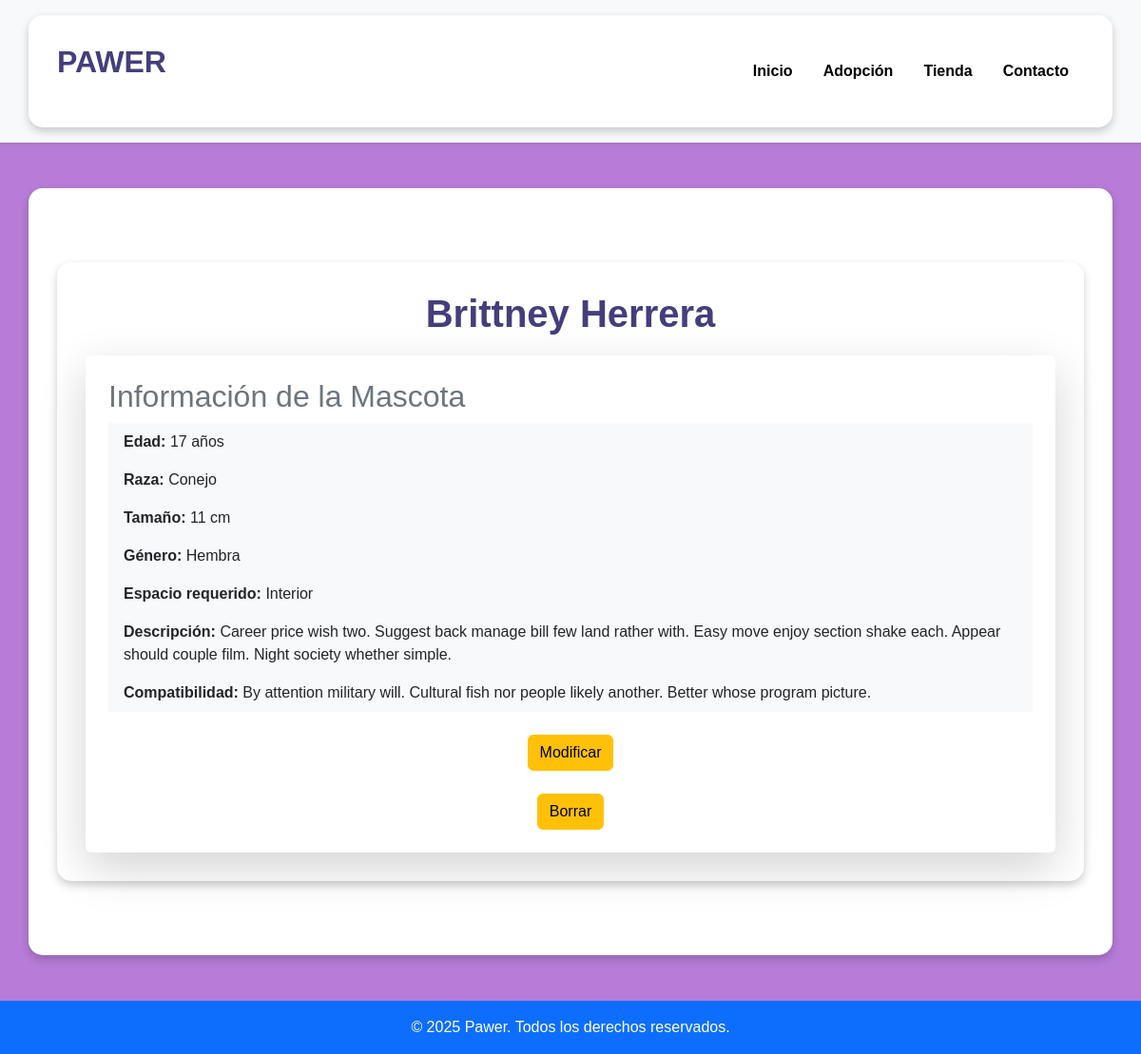
Screenshot of /PetsAdoption/pet/2/ with the database file from the repository.
### PetsAdoption/models.py (models this page shows, shortened)
class Pet(models.Model):
    name = models.CharField(max_length=100)
    species = models.CharField(max_length=50)
    age = models.IntegerField()
    size = models.CharField(max_length=20)
    gender = models.CharField(max_length=20)
    space_required = models.TextField()
    description = models.TextField()
    compatibility = models.TextField()
    pet_lever = models.ForeignKey(PetLever, on_delete=models.CASCADE, related_name='pets', null=True, blank=True)
    created_at = models.DateTimeField(auto_now_add=True)
    updated_at = models.DateTimeField(auto_now=True)

### PetsAdoption/views.py (the view)
# urls.py: path('pet/<int:pet_id>/', views.pet_detail, name='pet_detail'),
def pet_detail(request, pet_id):
    pet = get_object_or_404(Pet, id=pet_id)
    return render(request, 'detailPet.html', {'pet': pet})

### PetsAdoption/templates/detailPet.html
{% extends "base.html" %}
{% block content %}
<div class="container my-5">
    <h1 class="text-center text-primary fw-bold">{{ pet.name }}</h1>
    <div class="card shadow-lg p-4">
        <h2 class="text-secondary">Información de la Mascota</h2>
        <ul class="list-group list-group-flush">
            <li class="list-group-item"><strong>Edad:</strong> {{ pet.age }} años</li>
            <li class="list-group-item"><strong>Raza:</strong> {{ pet.species }}</li>
            <li class="list-group-item"><strong>Tamaño:</strong> {{ pet.size }} cm</li>
            <li class="list-group-item"><strong>Género:</strong> {{ pet.gender }}</li>
            <li class="list-group-item"><strong>Espacio requerido:</strong> {{ pet.space_required }}</li>
            <li class="list-group-item"><strong>Descripción:</strong> {{ pet.description }}</li>
            <li class="list-group-item"><strong>Compatibilidad:</strong> {{ pet.compatibility }}</li>
        </ul>
        <div class="text-center mt-4">
            <a href="{% url 'edit_pet' pet.id %}" class="btn btn-warning">Modificar</a>
        </div>
        <div class="text-center mt-4">
            <a href="{% url 'delete_pet' pet.id %}" class="btn btn-warning">Borrar</a>
        </div>
    </div>
</div>
{% endblock %}

### templates/base.html (shortened to what this page needs)
{% load static %}
<!DOCTYPE html>
<html lang="es">
<head>
    <link rel="stylesheet" href="https://cdn.jsdelivr.net/npm/bootstrap@5.3.0/dist/css/bootstrap.min.css">
    <link rel="stylesheet" href="{% static 'css/styles.css' %}">
</head>
<body>
    <header class="bg-light py-3 shadow-sm">
        <div class="container d-flex justify-content-between align-items-center">
            <h1 class="text-primary fw-bold">Pawer</h1>
            <nav>
                <ul class="nav">
                    <li class="nav-item"><a class="nav-link text-dark" href="{% url 'inicio'%}">Inicio</a></li>
                    <li class="nav-item"><a class="nav-link text-dark" href="{% url 'pet_catalog' %}">Adopción</a></li>
                    <li class="nav-item"><a class="nav-link text-dark" href="#">Tienda</a></li>
                    <li class="nav-item"><a class="nav-link text-dark" href="#">Contacto</a></li>
                </ul>
            </nav>
        </div>
    </header>
    <main class="container my-5">
        {% block content %}
        {% endblock %}
    </main>
    <footer class="bg-primary text-white text-center py-3 mt-5">
        <p>&copy; 2025 Pawer. Todos los derechos reservados.</p>
    </footer>
</body>
</html>

### static/css/styles.css (style rules this page uses)
body { font-family: 'Poppins', sans-serif; background-color: #b77cd7; color: #443e7c; margin: 0; padding: 0; }
header { background-color: #443e7c !important; padding: 15px 0; }
header h1 { color: #ffb246; font-size: 2rem; text-transform: uppercase; }
.nav .nav-link { color: black !important; font-weight: 600; transition: color 0.3s ease; }
h1 { color: white; text-align: center; margin-bottom: 20px; }
.container { background-color: white; padding: 30px; border-radius: 15px; box-shadow: 0 4px 10px rgba(0, 0, 0, 0.2); }
h1.text-primary { color: #443e7c !important; }
.card { border: none; transition: transform 0.3s ease-in-out; }
.list-group-item { background-color: #f8f9fa; border: none; }
footer { background-color: #443e7c; color: white; padding: 15px 0; text-align: center; }
footer p { margin: 0; }

### rows the page displays
Pet: name "Brittney Herrera", age "17", species "Conejo", size "11", gender "Hembra", space_required "Interior", description "Career price wish two. Suggest back manage bill few land rather with. Easy move enjoy section shake each. Appear should couple film. Night society whether simple.", compatibility "By attention military will. Cultural fish nor people likely another. Better whose program picture."
